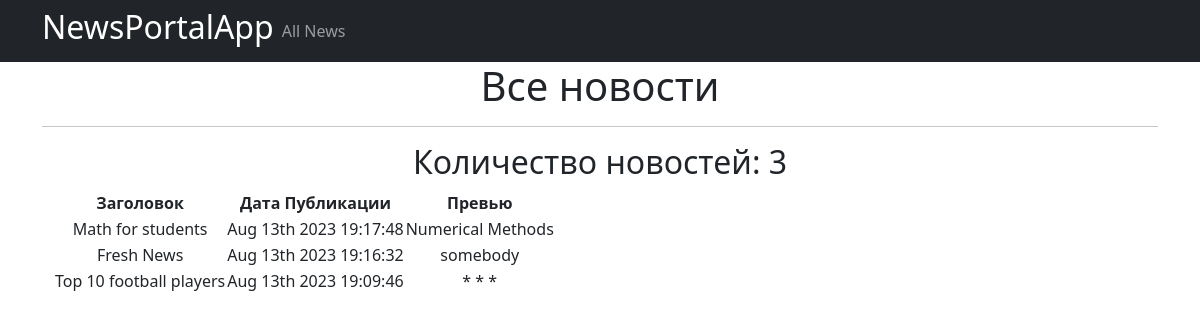
Page /news/ on the committed database.
### NewsPortalApp/models.py (models this page shows, shortened)
class Post(models.Model):
    author = models.ForeignKey(Author,
                               on_delete=models.CASCADE,
                               db_column='author')
    article = 'A'
    news = 'N'
    TextVariants = [
        (article, 'статья'),
        (news, 'новость')
    ]
    options = models.CharField(max_length=1,
                               choices=TextVariants)
    postingDate = models.DateTimeField(auto_now_add=True)
    category = models.ManyToManyField(Category, through='PostCategory')
    header = models.CharField(max_length=64)
    body = models.TextField()
    rating = models.IntegerField(default=0)

### NewsPortalApp/views.py (the view)
# urls.py: path('', PostsList.as_view()),
class PostsList(ListView):
    model = Post
    ordering = '-postingDate'
    template_name = 'posts.html'
    context_object_name = 'posts'

### NewsPortalApp/templatetags/custom_filters.py (called while the page is built)
@register.filter()
def censor(value):
    checker = value.split(" ")
    for word in checker:
        if word in BAD_WORDS:
            get_id = checker.index(word)
            checker.remove(word)
            checker.insert(get_id, "*")
        else:
            continue
    censored_value = " ".join(checker)
    return censored_value

### templates/posts.html (shortened to what this page needs)
{% extends 'flatpages/default.html' %}
{% load custom_filters %}
{% block content %}
   <h1>Все новости</h1>
   <hr>
    <div class="container">
        <h2>Количество новостей: {{ posts|length }}</h2>
   {% if posts %}
       <table>
           <tr>
               <th>Заголовок</th>
               <th>Дата Публикации </th>
               <th>Превью</th>
           </tr>
           {% for post in posts %}
           <tr>
               <td><a class="nav-link" href="/news/{{ post.id }}">{{ post.header }}
                   </a>
               </td>
               <td>{{ post.postingDate|date:'M dS Y H:i:s' }}</td>
               <td>{{ post.body|truncatewords:20|censor }}</td>
           </tr>
           {% endfor %}
       </table>
   {% else %}
       <h2>Новостей нет!</h2>
   {% endif %}
    </div>
{% endblock content %}

### templates/flatpages/default.html (shortened to what this page needs)
<!DOCTYPE html>
<html lang="en">
    <head>
        {% load static %}
        <link href="{% static 'css/styles.css' %}" rel="stylesheet" />
    </head>
    <body>
        <nav class="navbar navbar-expand-lg navbar-dark bg-dark static-top">
   <div class="container">
       <h2 style="color:white">NewsPortalApp</h2>
       <div class="collapse navbar-collapse" id="navbarResponsive">
           <ul class="navbar-nav ml-auto">
               <li class="nav-item active">
                   <a class="nav-link" href="/news/">All News
                   </a>
               </li>
           </ul>
       </div>
   </div>
</nav>
        <div class="container">
   <div class="row">
       <div class="col-lg-12 text-center">
           {% block content %}{% endblock content %}
       </div>
   </div>
</div>
    </body>
</html>

### rows in the picture
Post: header "Math for students", postingDate "Aug 13th 2023 19:17:48", body|censor "Numerical Methods"
Post: header "Fresh News", postingDate "Aug 13th 2023 19:16:32", body|censor "somebody"
Post: header "Top 10 football players", postingDate "Aug 13th 2023 19:09:46", body|censor "* * *"

### other values in the picture
{{ posts|length }} "3"
